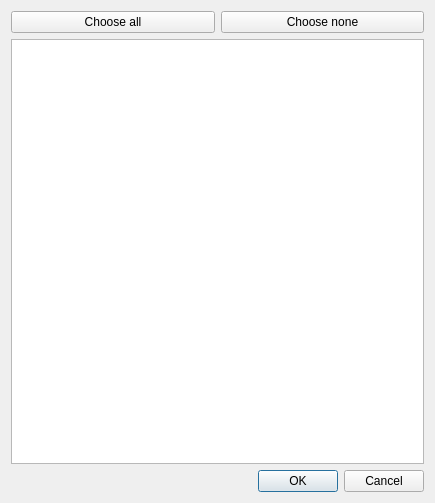
<?xml version="1.0" encoding="UTF-8"?>
<ui version="4.0">
 <class>SelectFacesFromListDialog</class>
 <widget class="QDialog" name="SelectFacesFromListDialog">
  <property name="geometry">
   <rect>
    <x>0</x>
    <y>0</y>
    <width>435</width>
    <height>503</height>
   </rect>
  </property>
  <property name="windowTitle">
   <string>Select the faces</string>
  </property>
  <layout class="QVBoxLayout" name="verticalLayout">
   <item>
    <layout class="QHBoxLayout" name="horizontalLayout">
     <item>
      <widget class="QPushButton" name="chooseAllButton">
       <property name="toolTip">
        <string>Select all vessels</string>
       </property>
       <property name="text">
        <string>Choose all</string>
       </property>
      </widget>
     </item>
     <item>
      <widget class="QPushButton" name="chooseNoneButton">
       <property name="toolTip">
        <string>Deselect all vessels</string>
       </property>
       <property name="text">
        <string>Choose none</string>
       </property>
      </widget>
     </item>
    </layout>
   </item>
   <item>
    <widget class="QTableView" name="facesTableView">
     <property name="sortingEnabled">
      <bool>true</bool>
     </property>
     <attribute name="horizontalHeaderStretchLastSection">
      <bool>true</bool>
     </attribute>
     <attribute name="verticalHeaderVisible">
      <bool>false</bool>
     </attribute>
    </widget>
   </item>
   <item>
    <widget class="QDialogButtonBox" name="buttonBox">
     <property name="orientation">
      <enum>Qt::Horizontal</enum>
     </property>
     <property name="standardButtons">
      <set>QDialogButtonBox::Cancel|QDialogButtonBox::Ok</set>
     </property>
    </widget>
   </item>
  </layout>
 </widget>
 <tabstops>
  <tabstop>chooseAllButton</tabstop>
  <tabstop>chooseNoneButton</tabstop>
 </tabstops>
 <resources/>
 <connections>
  <connection>
   <sender>buttonBox</sender>
   <signal>accepted()</signal>
   <receiver>SelectFacesFromListDialog</receiver>
   <slot>accept()</slot>
   <hints>
    <hint type="sourcelabel">
     <x>248</x>
     <y>254</y>
    </hint>
    <hint type="destinationlabel">
     <x>157</x>
     <y>274</y>
    </hint>
   </hints>
  </connection>
  <connection>
   <sender>buttonBox</sender>
   <signal>rejected()</signal>
   <receiver>SelectFacesFromListDialog</receiver>
   <slot>reject()</slot>
   <hints>
    <hint type="sourcelabel">
     <x>316</x>
     <y>260</y>
    </hint>
    <hint type="destinationlabel">
     <x>286</x>
     <y>274</y>
    </hint>
   </hints>
  </connection>
 </connections>
</ui>
